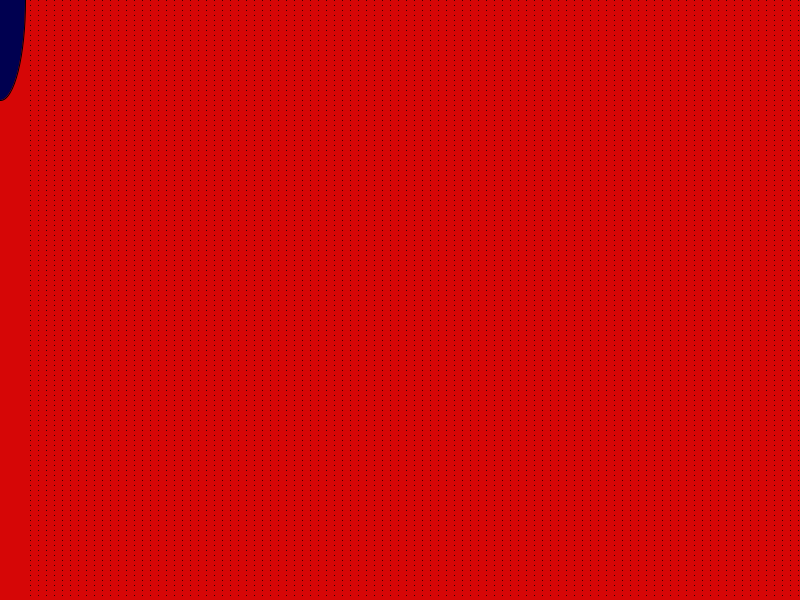
Frame 1 (no input)
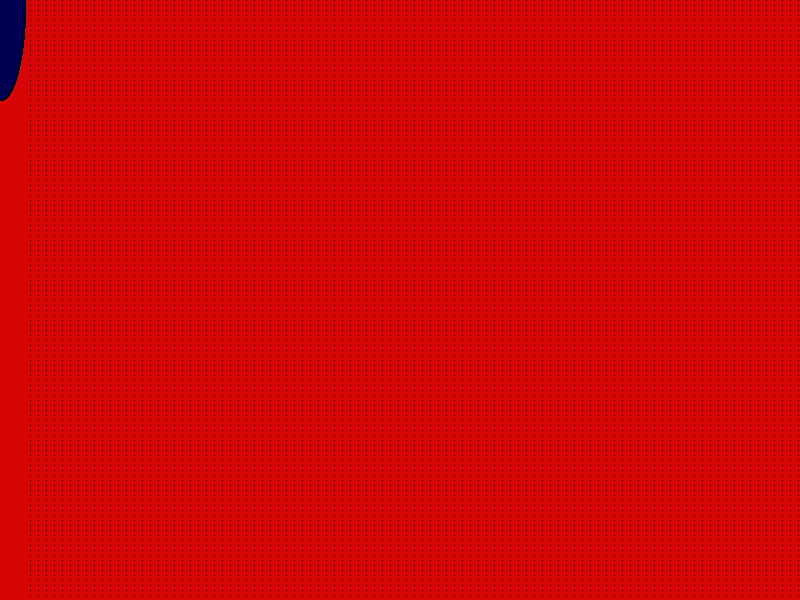
Frame 60 (the mouse pressed at the canvas centre just before this capture)
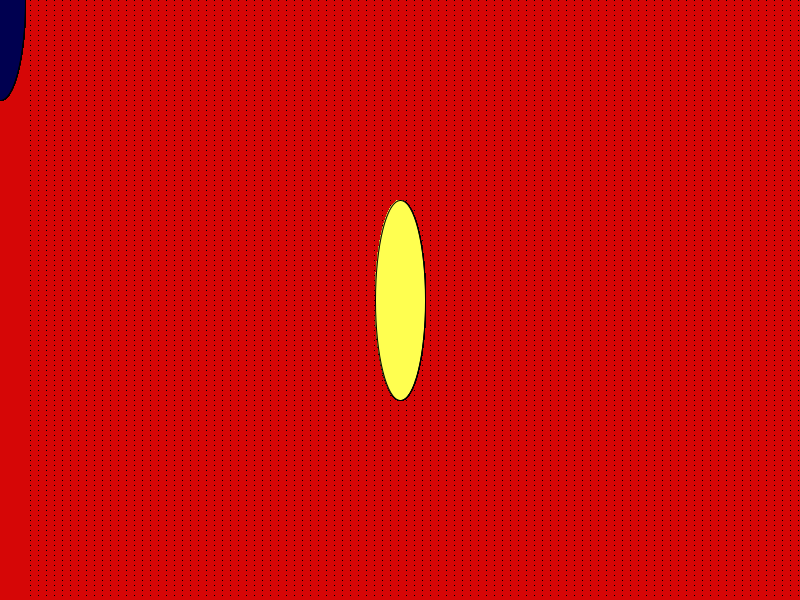
Frame 120 (the mouse held since frame 60 and released just before this capture)

The Processing sketch that drew these frames (run headless with seeded random() and noise(); from frame 60 on, the mouse is pressed at the canvas centre):

// Processing sketch: processing_52455
// ── processing_52455.pde

void setup() {
  size (800, 600);
  background (214,6,6, 10);
  smooth();
  //noStroke();
  
}
  
void draw () {
  
  for (int i = 30; i < 800; i = i+8) {
  for (int j = 0; j < 800; j = j+5) {
    point(i, j);
  } 
  }  
    
//  fill(150,8);
//  rect(30,150,width/2,height/2);
  
  
//  for (int i = 0; i < 800; i++){
  //   rect(i,i,mouseX,mouseY);
   
  // }
 
 mouseClicked ();
   fill (mouseX, mouseY, 80);
   ellipse (mouseX, mouseY,50, 200);
  
  
}

  
  
